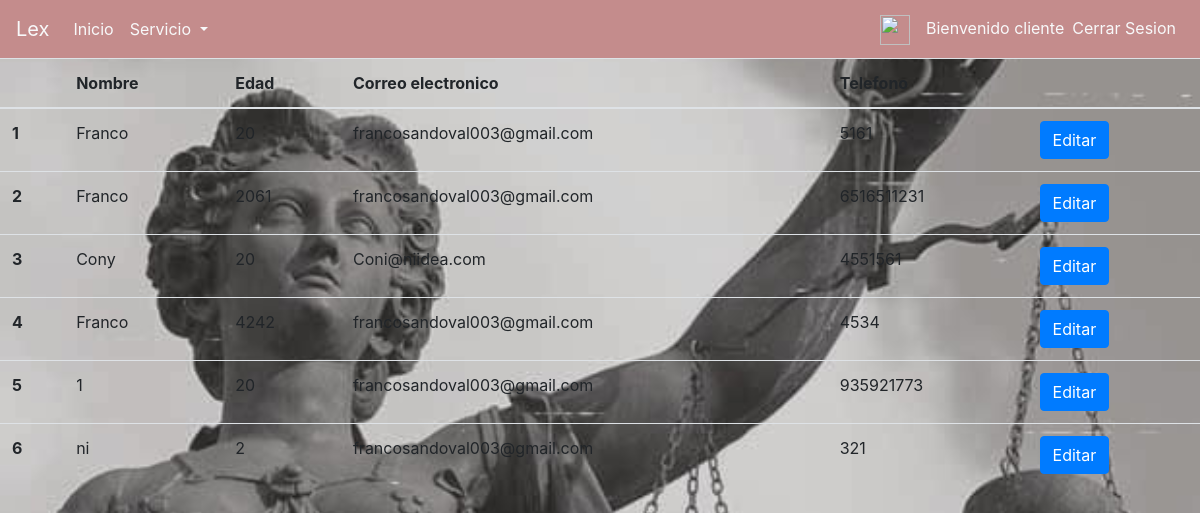
The page /service/view/staff (signed in) on the database its author committed.
### core/models.py (models this page shows, shortened)
class Servicio(models.Model):
    cliente=models.ForeignKey('auth.User', on_delete=models.CASCADE, null=True)
    first_name=models.CharField('Nombre',max_length=30, null=True)
    age=models.IntegerField('Edad',null=True)
    email=models.EmailField('Correo electronico',max_length=254, null=True)
    phone=models.CharField('Telefono',max_length=12, null=True)
    cause=models.TextField('Redactar Causa',max_length=254, null=True)
    files=models.FileField(null=True)

### core/views.py (the view)
# urls.py: path('service/view/staff', views.consultar_solicitudes_staff, name='service_view_staff'),
@login_required
def consultar_solicitudes_staff(request):
    service=Servicio.objects.select_related('cliente').all()
    return render(request, 'core/consultar_solicitudes.html',{'list':service})

### core/templates/core/consultar_solicitudes.html (shortened to what this page needs)
{% extends 'core/base.html' %}
{% block content %}
<table class="table table-hover">
<thead>
        <tr>
            <th></th>
            <th>Nombre</th>
            <th>Edad</th>
            <th>Correo electronico</th>
            <th>Telefono</th>
            <th></th>
        </tr>
    </thead>
    <tbody>
        {% for s in list %}
        <tr>
            <th scope="row">{{ s.id }} </th>
            <td>{{ s.first_name }}</td>
            <td>{{ s.age }}</td>
            <td>{{s.email}}</td>
            <td>{{s.phone}}</td>
            <td><a class="btn btn-primary" href="{% url 'service_edit' s.id %}">Editar</a></td>
        </tr>
        {% endfor %}
    </tbody>
</table>
{% endblock content %}

### core/templates/core/base.html (shortened to what this page needs)
{% load static %}
<!DOCTYPE html>
<html lang="es">
<head>
    <link rel="stylesheet" href="{% static 'css/base.css' %}">
    <link rel="stylesheet" href="{% static 'css/solicitar_servicio.css' %}">
    <link rel="stylesheet" href="https://cdn.jsdelivr.net/npm/bootstrap@4.6.0/dist/css/bootstrap.min.css">
</head>
<body>
    <nav class="navbar navbar-expand-lg navbar-light " id = id_navbar>
        <a class="navbar-brand text-light" href="{% url 'index' %}">Lex</a>
        <div class="collapse navbar-collapse" id="navbarSupportedContent">
            <ul class="navbar-nav mr-auto">
                <li class="nav-item active">
                    <a class="nav-link text-light" href="{% url 'index' %}"> Inicio <span class="sr-only">(current)</span></a>
                </li>
                {% if perms.core.view_servicio %}
                <li class="nav-item dropdown ">
                    <a class="nav-link dropdown-toggle text-light" href="#" id="navbarDropdown" role="button"
                        data-toggle="dropdown" aria-haspopup="true" aria-expanded="false">
                        Servicio
                    </a>
                </li>
                {% endif %}
            </ul>
            <ul class="navbar-nav">
                <a class="navbar-brand" href="{% url 'profile_edit' %}"><img src="{% static 'img/profile_icon.png' %}" width="30" height="30" alt=""></a>
                <div class="navbar-text text-light">Bienvenido {{user.username}}</div>
                <li class="nav-item">
                    <a class="nav-link text-light" href="{% url 'logout' %}">   Cerrar Sesion</a>
                </li>
            </ul>
        </div>
    </nav>
    {% block content %}{% endblock content %}
</body>
</html>

### core/static/css/base.css (style rules this page uses)
body { background-image: url(../img/fondo_claro.jpg); background-size:cover ; }
nav.navbar { background-color: rgb(196, 140, 140); }

### rows shown on the page
Servicio: id "1", first_name "Franco", age "20", email "francosandoval003@gmail.com", phone "5161"
Servicio: id "2", first_name "Franco", age "2061", email "francosandoval003@gmail.com", phone "6516511231"
Servicio: id "3", first_name "Cony", age "20", email "Coni@niidea.com", phone "4551561"
Servicio: id "4", first_name "Franco", age "4242", email "francosandoval003@gmail.com", phone "4534"
Servicio: id "5", first_name "1", age "20", email "francosandoval003@gmail.com", phone "935921773"
Servicio: id "6", first_name "ni", age "2", email "francosandoval003@gmail.com", phone "321"

### other values the page prints
{{ user.username }} "cliente"
